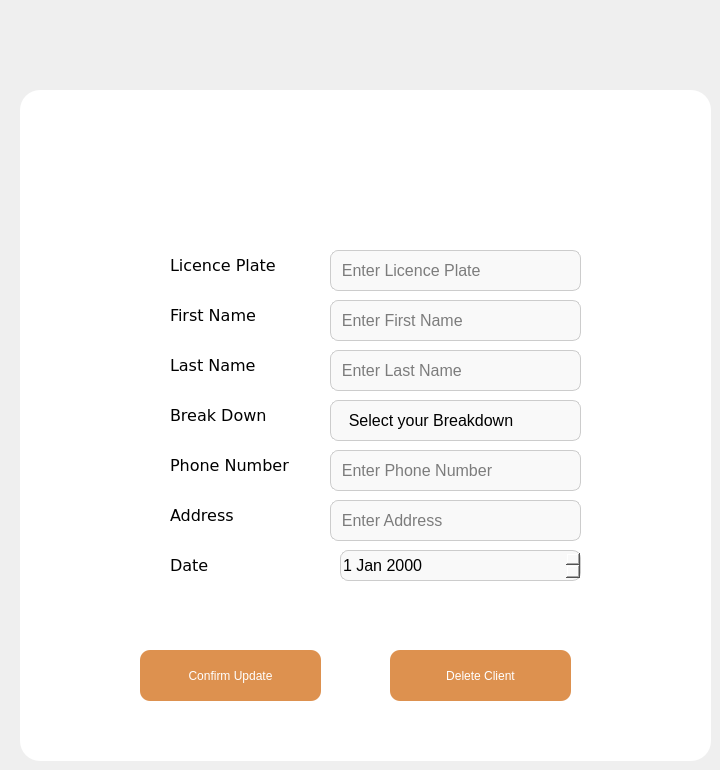
   <widget class="QWidget" name="page_2">
    <widget class="QLabel" name="label_2">
     <property name="geometry">
      <rect>
       <x>20</x>
       <y>90</y>
       <width>191</width>
       <height>171</height>
      </rect>
     </property>
     <property name="styleSheet">
      <string notr="true">border-radius: 10px;</string>
     </property>
     <property name="text">
      <string/>
     </property>
     <property name="scaledContents">
      <bool>true</bool>
     </property>
    </widget>
    <widget class="QGroupBox" name="groupBox_2">
     <property name="geometry">
      <rect>
       <x>20</x>
       <y>90</y>
       <width>691</width>
       <height>671</height>
      </rect>
     </property>
     <property name="styleSheet">
      <string notr="true">background: white;
border-radius:20px;
border: solid 5px black;</string>
     </property>
     <property name="title">
      <string/>
     </property>
     <widget class="QLabel" name="label_30">
      <property name="geometry">
       <rect>
        <x>150</x>
        <y>150</y>
        <width>151</width>
        <height>51</height>
       </rect>
      </property>
      <property name="font">
       <font>
        <family>Verdana</family>
        <pointsize>12</pointsize>
       </font>
      </property>
      <property name="styleSheet">
       <string notr="true">margin:0px;</string>
      </property>
      <property name="text">
       <string>Licence Plate</string>
      </property>
      <property name="scaledContents">
       <bool>false</bool>
      </property>
     </widget>
     <widget class="QLabel" name="label_32">
      <property name="geometry">
       <rect>
        <x>150</x>
        <y>450</y>
        <width>141</width>
        <height>51</height>
       </rect>
      </property>
      <property name="font">
       <font>
        <family>Verdana</family>
        <pointsize>12</pointsize>
       </font>
      </property>
      <property name="styleSheet">
       <string notr="true">margin:0px;</string>
      </property>
      <property name="text">
       <string>Date</string>
      </property>
      <property name="scaledContents">
       <bool>false</bool>
      </property>
     </widget>
     <widget class="QLineEdit" name="lineEdit_18">
      <property name="geometry">
       <rect>
        <x>310</x>
        <y>210</y>
        <width>251</width>
        <height>41</height>
       </rect>
      </property>
      <property name="sizePolicy">
       <sizepolicy hsizetype="Expanding" vsizetype="Fixed">
        <horstretch>0</horstretch>
        <verstretch>0</verstretch>
       </sizepolicy>
      </property>
      <property name="acceptDrops">
       <bool>true</bool>
      </property>
      <property name="styleSheet">
       <string notr="true">
#lineEdit_18{
	border: 1px solid #ccc;
    border-radius: 8px;
    font-size: 16px;
    background-color: #f9f9f9;
	margin:0px;
	padding:0px;margin:0px;
}
#lineEdit_18:focus{
border-color: #dd914f;
    outline: none;
    background-color: #fff;
}</string>
      </property>
      <property name="alignment">
       <set>Qt::AlignLeading|Qt::AlignLeft|Qt::AlignVCenter</set>
      </property>
      <property name="placeholderText">
       <string>  Enter First Name</string>
      </property>
     </widget>
     <widget class="QLineEdit" name="lineEdit_19">
      <property name="geometry">
       <rect>
        <x>310</x>
        <y>160</y>
        <width>251</width>
        <height>41</height>
       </rect>
      </property>
      <property name="sizePolicy">
       <sizepolicy hsizetype="Expanding" vsizetype="Fixed">
        <horstretch>0</horstretch>
        <verstretch>0</verstretch>
       </sizepolicy>
      </property>
      <property name="acceptDrops">
       <bool>true</bool>
      </property>
      <property name="styleSheet">
       <string notr="true">
#lineEdit_19{
	border: 1px solid #ccc;
    border-radius: 8px;
    font-size: 16px;
    background-color: #f9f9f9;
	margin:0px;
	padding:0px;margin:0px;
}
#lineEdit_19:focus{
border-color: #dd914f;
    outline: none;
    background-color: #fff;
}</string>
      </property>
      <property name="alignment">
       <set>Qt::AlignLeading|Qt::AlignLeft|Qt::AlignVCenter</set>
      </property>
      <property name="readOnly">
       <bool>true</bool>
      </property>
      <property name="placeholderText">
       <string>  Enter Licence Plate</string>
      </property>
     </widget>
     <widget class="QLabel" name="label_33">
      <property name="geometry">
       <rect>
        <x>150</x>
        <y>300</y>
        <width>141</width>
        <height>51</height>
       </rect>
      </property>
      <property name="font">
       <font>
        <family>Verdana</family>
        <pointsize>12</pointsize>
       </font>
      </property>
      <property name="styleSheet">
       <string notr="true">margin:0px;</string>
      </property>
      <property name="text">
       <string>Break Down</string>
      </property>
      <property name="scaledContents">
       <bool>false</bool>
      </property>
     </widget>
     <widget class="QLineEdit" name="lineEdit_20">
      <property name="geometry">
       <rect>
        <x>310</x>
        <y>260</y>
        <width>251</width>
        <height>41</height>
       </rect>
      </property>
      <property name="sizePolicy">
       <sizepolicy hsizetype="Expanding" vsizetype="Fixed">
        <horstretch>0</horstretch>
        <verstretch>0</verstretch>
       </sizepolicy>
      </property>
      <property name="acceptDrops">
       <bool>true</bool>
      </property>
      <property name="styleSheet">
       <string notr="true">
#lineEdit_20{
	border: 1px solid #ccc;
    border-radius: 8px;
    font-size: 16px;
    background-color: #f9f9f9;
	margin:0px;
	padding:0px;margin:0px;
}
#lineEdit_20:focus{
border-color: #dd914f;
    outline: none;
    background-color: #fff;
}</string>
      </property>
      <property name="alignment">
       <set>Qt::AlignLeading|Qt::AlignLeft|Qt::AlignVCenter</set>
      </property>
      <property name="placeholderText">
       <string>  Enter Last Name</string>
      </property>
     </widget>
     <widget class="QLabel" name="label_34">
      <property name="geometry">
       <rect>
        <x>150</x>
        <y>250</y>
        <width>111</width>
        <height>51</height>
       </rect>
      </property>
      <property name="font">
       <font>
        <family>Verdana</family>
        <pointsize>12</pointsize>
       </font>
      </property>
      <property name="styleSheet">
       <string notr="true">margin:0px;</string>
      </property>
      <property name="text">
       <string>Last Name</string>
      </property>
      <property name="scaledContents">
       <bool>false</bool>
      </property>
     </widget>
     <widget class="QLabel" name="label_35">
      <property name="geometry">
       <rect>
        <x>150</x>
        <y>400</y>
        <width>121</width>
        <height>51</height>
       </rect>
      </property>
      <property name="font">
       <font>
        <family>Verdana</family>
        <pointsize>12</pointsize>
       </font>
      </property>
      <property name="styleSheet">
       <string notr="true">margin:0px;</string>
      </property>
      <property name="text">
       <string>Address</string>
      </property>
      <property name="scaledContents">
       <bool>false</bool>
      </property>
     </widget>
     <widget class="QLineEdit" name="lineEdit_21">
      <property name="geometry">
       <rect>
        <x>310</x>
        <y>360</y>
        <width>251</width>
        <height>41</height>
       </rect>
      </property>
      <property name="sizePolicy">
       <sizepolicy hsizetype="Expanding" vsizetype="Fixed">
        <horstretch>0</horstretch>
        <verstretch>0</verstretch>
       </sizepolicy>
      </property>
      <property name="acceptDrops">
       <bool>true</bool>
      </property>
      <property name="styleSheet">
       <string notr="true">
#lineEdit_21{
	border: 1px solid #ccc;
    border-radius: 8px;
    font-size: 16px;
    background-color: #f9f9f9;
	margin:0px;
	padding:0px;margin:0px;
}
#lineEdit_21:focus{
border-color: #dd914f;
    outline: none;
    background-color: #fff;
}</string>
      </property>
      <property name="alignment">
       <set>Qt::AlignLeading|Qt::AlignLeft|Qt::AlignVCenter</set>
      </property>
      <property name="placeholderText">
       <string>  Enter Phone Number</string>
      </property>
     </widget>
     <widget class="QLabel" name="label_36">
      <property name="geometry">
       <rect>
        <x>150</x>
        <y>200</y>
        <width>121</width>
        <height>51</height>
       </rect>
      </property>
      <property name="font">
       <font>
        <family>Verdana</family>
        <pointsize>12</pointsize>
       </font>
      </property>
      <property name="styleSheet">
       <string notr="true">margin:0px;</string>
      </property>
      <property name="text">
       <string>First Name</string>
      </property>
      <property name="scaledContents">
       <bool>false</bool>
      </property>
     </widget>
     <widget class="QDateEdit" name="dateEdit_3">
      <property name="geometry">
       <rect>
        <x>320</x>
        <y>460</y>
        <width>241</width>
        <height>31</height>
       </rect>
      </property>
      <property name="styleSheet">
       <string notr="true">#dateEdit_3 {
    border: 1px solid #ccc; /* Same border color */
    border-radius: 8px; /* Match border radius with comboBox_3 */
    background-color: #f9f9f9; /* Same background color as comboBox_3 */
    padding: 0px; /* Adjust padding to match */
    margin: 0px; /* Consistent margin */
    font-size: 16px; /* Match font size */
}

#dateEdit:focus {
    border-color: #dd914f; /* Change border color on focus */
    outline: none; /* Remove outline */
    background-color: #ffffff; /* White background on focus */
}

#dateEdit_3::drop-down {
    subcontrol-origin: padding;
    subcontrol-position: top right; /* Position of the drop-down button */
    width: 20px; /* Width of the drop-down button */
    border-left: none; /* No left border */
}

#dateEdit_3::down-arrow {
   
    width: 10px; /* Width of the icon */
    height: 10px; /* Height of the icon */
}

#dateEdit_3 QCalendarWidget {
    border: 1px solid #ccc; /* Use the same border color */
    background-color: #ffffff; /* White background for the calendar */
    selection-background-color: #0078d7; /* Blue background for selected date */
    selection-color: #ffffff; /* White text for selected date */
    padding: 5px; /* Padding around the calendar */
    border-radius: 8px; /* Match border radius with comboBox_3 */
    margin: 0px; /* Consistent margin */
}

/* Customize the items in the calendar */
#dateEdit_3 QCalendarWidget QAbstractItemView {
    border: none; /* No border for the items */
    selection-background-color: #0078d7; /* Selected item background */
    selection-color: #ffffff; /* Selected item text color */
}

/* Styling for individual calendar days */
#dateEdit_3 QCalendarWidget QAbstractItemView::item {
    padding: 8px; /* Padding for calendar items */
    text-align: center; /* Center-align the text */
    margin: 0px; /* Consistent margin */
}
</string>
      </property>
     </widget>
     <widget class="QLabel" name="label_37">
      <property name="geometry">
       <rect>
        <x>150</x>
        <y>350</y>
        <width>151</width>
        <height>51</height>
       </rect>
      </property>
      <property name="font">
       <font>
        <family>Verdana</family>
        <pointsize>12</pointsize>
       </font>
      </property>
      <property name="styleSheet">
       <string notr="true">margin:0px;</string>
      </property>
      <property name="text">
       <string>Phone Number</string>
      </property>
      <property name="scaledContents">
       <bool>false</bool>
      </property>
     </widget>
     <widget class="QPushButton" name="pushButton_19">
      <property name="geometry">
       <rect>
        <x>120</x>
        <y>560</y>
        <width>181</width>
        <height>51</height>
       </rect>
      </property>
      <property name="styleSheet">
       <string notr="true">#pushButton_19
{
	margin:0px;
padding: 8px 16px;
  background-color: #dd914f;
  color: white;
  border: none;
  border-radius: 10px;
}
#pushButton_19:hover{
background-color: #c87f42;}</string>
      </property>
      <property name="text">
       <string>Confirm Update</string>
      </property>
     </widget>
     <widget class="QPushButton" name="pushButton_20">
      <property name="geometry">
       <rect>
        <x>370</x>
        <y>560</y>
        <width>181</width>
        <height>51</height>
       </rect>
      </property>
      <property name="styleSheet">
       <string notr="true">#pushButton_20
{
	margin:0px;
padding: 8px 16px;
  background-color: #dd914f;
  color: white;
  border: none;
  border-radius: 10px;
}
#pushButton_20:hover{
background-color: #c87f42;}</string>
      </property>
      <property name="text">
       <string>Delete Client</string>
      </property>
     </widget>
     <widget class="QLineEdit" name="lineEdit_23">
      <property name="geometry">
       <rect>
        <x>310</x>
        <y>410</y>
        <width>251</width>
        <height>41</height>
       </rect>
      </property>
      <property name="sizePolicy">
       <sizepolicy hsizetype="Expanding" vsizetype="Fixed">
        <horstretch>0</horstretch>
        <verstretch>0</verstretch>
       </sizepolicy>
      </property>
      <property name="acceptDrops">
       <bool>true</bool>
      </property>
      <property name="styleSheet">
       <string notr="true">
#lineEdit_23{
	border: 1px solid #ccc;
    border-radius: 8px;
    font-size: 16px;
    background-color: #f9f9f9;
	margin:0px;
	padding:0px;margin:0px;
}
#lineEdit_23:focus{
border-color: #dd914f;
    outline: none;
    background-color: #fff;
}</string>
      </property>
      <property name="alignment">
       <set>Qt::AlignLeading|Qt::AlignLeft|Qt::AlignVCenter</set>
      </property>
      <property name="placeholderText">
       <string>  Enter Address</string>
      </property>
     </widget>
     <widget class="QComboBox" name="comboBox_8">
      <property name="geometry">
       <rect>
        <x>310</x>
        <y>310</y>
        <width>251</width>
        <height>41</height>
       </rect>
      </property>
      <property name="styleSheet">
       <string notr="true">#comboBox_8 {
    border: 1px solid #ccc; /* Use the same border color */
    border-radius: 8px; /* Match border radius with lineEdit_7 */
    background-color: #f9f9f9; /* Same background color as lineEdit_7 */
    padding: 0px; /* Adjust padding to match */
    margin: 0px; /* Consistent margin */
    font-size: 16px; /* Match font size */
}

#comboBox_8::drop-down {
    subcontrol-origin: padding;
    subcontrol-position: top right;
    width: 20px;
    border-left: none; /* No left border */
}

#comboBox_8::down-arrow {
    image: url(../../ressource/icon.png); /* Custom arrow icon */
    width: 10px;
    height: 10px;
}

#comboBox_8 QAbstractItemView {
    border: 1px solid #ccc; /* Use the same border color */
    background-color: #ffffff; /* White background for the list */
    selection-background-color: #0078d7; /* Blue background for selected item */
    selection-color: #ffffff; /* White text for selected item */
    padding: 5px; /* Padding around each item */
    font-size: 14px; /* Font size for dropdown items */
    min-width: 120px; /* Minimum width to avoid truncation */
    border-radius: 8px; /* Match border radius with lineEdit_7 */
    margin: 0px; /* Consistent margin */
}

#comboBox_8 QAbstractItemView::item {
    padding: 3px 15px; /* Adjust item padding for better spacing */
    text-align: center; /* Center-align text within each item */
    margin: 0px; /* Consistent margin */
}
</string>
      </property>
      <property name="placeholderText">
       <string/>
      </property>
      <item>
       <property name="text">
        <string>    Select your Breakdown</string>
       </property>
      </item>
      <item>
       <property name="text">
        <string>    Engine Failures</string>
       </property>
      </item>
      <item>
       <property name="text">
        <string>    Electrical Breakdowns</string>
       </property>
      </item>
      <item>
       <property name="text">
        <string>    Braking Problems</string>
       </property>
      </item>
      <item>
       <property name="text">
        <string>    Tire-ralated Breakdowns</string>
       </property>
      </item>
      <item>
       <property name="text">
        <string>    Other</string>
       </property>
      </item>
     </widget>
    </widget>
    <widget class="QLabel" name="label_3">
     <property name="geometry">
      <rect>
       <x>290</x>
       <y>20</y>
       <width>191</width>
       <height>171</height>
      </rect>
     </property>
     <property name="styleSheet">
      <string notr="true">border-radius: 10px;</string>
     </property>
     <property name="text">
      <string/>
     </property>
     <property name="scaledContents">
      <bool>true</bool>
     </property>
    </widget>
   </widget>
